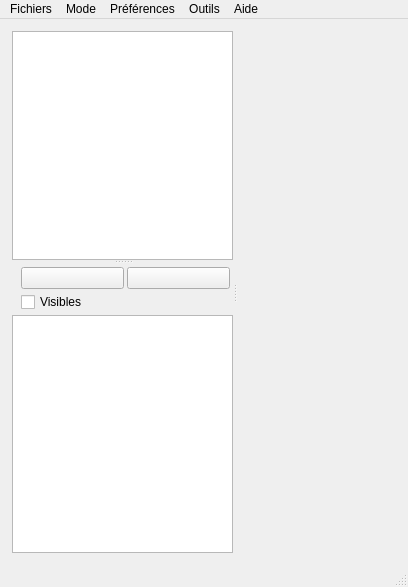
<?xml version="1.0" encoding="UTF-8"?>
<ui version="4.0">
 <class>MainWindow</class>
 <widget class="QMainWindow" name="MainWindow">
  <property name="geometry">
   <rect>
    <x>0</x>
    <y>0</y>
    <width>408</width>
    <height>587</height>
   </rect>
  </property>
  <property name="windowTitle">
   <string>MainWindow</string>
  </property>
  <widget class="QWidget" name="centralwidget">
   <layout class="QHBoxLayout" name="horizontalLayout" stretch="0">
    <property name="margin">
     <number>3</number>
    </property>
    <item>
     <widget class="QFrame" name="frame_5">
      <property name="frameShape">
       <enum>QFrame::NoFrame</enum>
      </property>
      <property name="frameShadow">
       <enum>QFrame::Raised</enum>
      </property>
      <layout class="QVBoxLayout" name="verticalLayout_8">
       <item>
        <widget class="QSplitter" name="splitter_2">
         <property name="orientation">
          <enum>Qt::Horizontal</enum>
         </property>
         <widget class="QFrame" name="frame">
          <property name="sizePolicy">
           <sizepolicy hsizetype="Preferred" vsizetype="Preferred">
            <horstretch>0</horstretch>
            <verstretch>0</verstretch>
           </sizepolicy>
          </property>
          <property name="minimumSize">
           <size>
            <width>0</width>
            <height>0</height>
           </size>
          </property>
          <property name="maximumSize">
           <size>
            <width>16777215</width>
            <height>16777215</height>
           </size>
          </property>
          <property name="baseSize">
           <size>
            <width>100</width>
            <height>0</height>
           </size>
          </property>
          <property name="frameShape">
           <enum>QFrame::NoFrame</enum>
          </property>
          <property name="frameShadow">
           <enum>QFrame::Raised</enum>
          </property>
          <layout class="QVBoxLayout" name="verticalLayout">
           <property name="spacing">
            <number>6</number>
           </property>
           <property name="margin">
            <number>0</number>
           </property>
           <item>
            <widget class="QSplitter" name="splitter">
             <property name="sizePolicy">
              <sizepolicy hsizetype="Preferred" vsizetype="Preferred">
               <horstretch>0</horstretch>
               <verstretch>0</verstretch>
              </sizepolicy>
             </property>
             <property name="orientation">
              <enum>Qt::Vertical</enum>
             </property>
             <widget class="QFrame" name="frame_3">
              <property name="frameShape">
               <enum>QFrame::NoFrame</enum>
              </property>
              <property name="frameShadow">
               <enum>QFrame::Raised</enum>
              </property>
              <layout class="QVBoxLayout" name="verticalLayout_3">
               <property name="spacing">
                <number>0</number>
               </property>
               <property name="margin">
                <number>0</number>
               </property>
               <item>
                <widget class="QTreeWidget" name="MaintreeWidget">
                 <property name="sizePolicy">
                  <sizepolicy hsizetype="Preferred" vsizetype="Preferred">
                   <horstretch>0</horstretch>
                   <verstretch>0</verstretch>
                  </sizepolicy>
                 </property>
                 <property name="minimumSize">
                  <size>
                   <width>0</width>
                   <height>0</height>
                  </size>
                 </property>
                 <property name="maximumSize">
                  <size>
                   <width>16777215</width>
                   <height>16777215</height>
                  </size>
                 </property>
                 <property name="rootIsDecorated">
                  <bool>false</bool>
                 </property>
                 <property name="wordWrap">
                  <bool>true</bool>
                 </property>
                 <attribute name="headerVisible">
                  <bool>false</bool>
                 </attribute>
                 <attribute name="headerDefaultSectionSize">
                  <number>50</number>
                 </attribute>
                 <attribute name="headerMinimumSectionSize">
                  <number>27</number>
                 </attribute>
                 <attribute name="headerStretchLastSection">
                  <bool>true</bool>
                 </attribute>
                 <column>
                  <property name="text">
                   <string>1</string>
                  </property>
                 </column>
                </widget>
               </item>
              </layout>
             </widget>
             <widget class="QFrame" name="frame_4">
              <property name="sizePolicy">
               <sizepolicy hsizetype="Preferred" vsizetype="Preferred">
                <horstretch>0</horstretch>
                <verstretch>0</verstretch>
               </sizepolicy>
              </property>
              <property name="minimumSize">
               <size>
                <width>0</width>
                <height>0</height>
               </size>
              </property>
              <property name="maximumSize">
               <size>
                <width>16777215</width>
                <height>16777215</height>
               </size>
              </property>
              <property name="frameShape">
               <enum>QFrame::NoFrame</enum>
              </property>
              <property name="frameShadow">
               <enum>QFrame::Raised</enum>
              </property>
              <layout class="QVBoxLayout" name="verticalLayout_2" stretch="0,10">
               <property name="spacing">
                <number>0</number>
               </property>
               <property name="margin">
                <number>0</number>
               </property>
               <item>
                <widget class="QFrame" name="frame_2">
                 <property name="frameShape">
                  <enum>QFrame::NoFrame</enum>
                 </property>
                 <property name="frameShadow">
                  <enum>QFrame::Raised</enum>
                 </property>
                 <layout class="QGridLayout" name="gridLayout">
                  <property name="topMargin">
                   <number>3</number>
                  </property>
                  <property name="rightMargin">
                   <number>3</number>
                  </property>
                  <property name="bottomMargin">
                   <number>3</number>
                  </property>
                  <property name="spacing">
                   <number>3</number>
                  </property>
                  <item row="0" column="0">
                   <widget class="QPushButton" name="pushButton_zoomFeature">
                    <property name="text">
                     <string/>
                    </property>
                    <property name="icon">
                     <iconset>
                      <normaloff>:/plugins/InspectionDigue/icons/Zoom_48x48.png</normaloff>:/plugins/InspectionDigue/icons/Zoom_48x48.png</iconset>
                    </property>
                   </widget>
                  </item>
                  <item row="0" column="1">
                   <widget class="QPushButton" name="pushButton_selectfeat">
                    <property name="text">
                     <string/>
                    </property>
                    <property name="icon">
                     <iconset>
                      <normaloff>:/plugins/InspectionDigue/icons/select.png</normaloff>:/plugins/InspectionDigue/icons/select.png</iconset>
                    </property>
                   </widget>
                  </item>
                  <item row="1" column="0" colspan="2">
                   <widget class="QCheckBox" name="checkBox_onlyvisible">
                    <property name="text">
                     <string>Visibles</string>
                    </property>
                   </widget>
                  </item>
                 </layout>
                </widget>
               </item>
               <item>
                <widget class="QTreeWidget" name="ElemtreeWidget">
                 <property name="sizePolicy">
                  <sizepolicy hsizetype="Preferred" vsizetype="Preferred">
                   <horstretch>0</horstretch>
                   <verstretch>0</verstretch>
                  </sizepolicy>
                 </property>
                 <property name="rootIsDecorated">
                  <bool>false</bool>
                 </property>
                 <property name="wordWrap">
                  <bool>true</bool>
                 </property>
                 <attribute name="headerVisible">
                  <bool>false</bool>
                 </attribute>
                 <attribute name="headerStretchLastSection">
                  <bool>true</bool>
                 </attribute>
                 <column>
                  <property name="text">
                   <string notr="true">1</string>
                  </property>
                 </column>
                </widget>
               </item>
              </layout>
             </widget>
            </widget>
           </item>
          </layout>
         </widget>
         <widget class="QStackedWidget" name="stackedWidget_main">
          <property name="currentIndex">
           <number>1</number>
          </property>
          <widget class="QWidget" name="page_3">
           <layout class="QVBoxLayout" name="verticalLayout_4">
            <property name="spacing">
             <number>0</number>
            </property>
            <property name="margin">
             <number>0</number>
            </property>
            <item>
             <widget class="QTabWidget" name="MaintabWidget">
              <property name="currentIndex">
               <number>0</number>
              </property>
              <property name="elideMode">
               <enum>Qt::ElideLeft</enum>
              </property>
              <property name="tabsClosable">
               <bool>false</bool>
              </property>
              <widget class="QWidget" name="tab">
               <attribute name="title">
                <string>Proprietes</string>
               </attribute>
               <layout class="QVBoxLayout" name="verticalLayout_5">
                <property name="leftMargin">
                 <number>3</number>
                </property>
                <property name="topMargin">
                 <number>3</number>
                </property>
                <property name="rightMargin">
                 <number>3</number>
                </property>
               </layout>
              </widget>
              <widget class="QWidget" name="tab_2">
               <attribute name="title">
                <string>Tables enfants</string>
               </attribute>
               <layout class="QVBoxLayout" name="verticalLayout_6">
                <property name="leftMargin">
                 <number>3</number>
                </property>
                <property name="topMargin">
                 <number>0</number>
                </property>
                <property name="rightMargin">
                 <number>3</number>
                </property>
                <property name="bottomMargin">
                 <number>3</number>
                </property>
                <item>
                 <widget class="QTabWidget" name="tabWidget_childs">
                  <property name="tabPosition">
                   <enum>QTabWidget::North</enum>
                  </property>
                  <property name="currentIndex">
                   <number>-1</number>
                  </property>
                  <property name="elideMode">
                   <enum>Qt::ElideRight</enum>
                  </property>
                  <property name="documentMode">
                   <bool>false</bool>
                  </property>
                 </widget>
                </item>
               </layout>
              </widget>
             </widget>
            </item>
           </layout>
          </widget>
          <widget class="QWidget" name="page_4">
           <layout class="QVBoxLayout" name="verticalLayout_7">
            <property name="spacing">
             <number>0</number>
            </property>
            <property name="margin">
             <number>0</number>
            </property>
           </layout>
          </widget>
         </widget>
        </widget>
       </item>
      </layout>
     </widget>
    </item>
   </layout>
  </widget>
  <widget class="QMenuBar" name="menubar">
   <property name="geometry">
    <rect>
     <x>0</x>
     <y>0</y>
     <width>408</width>
     <height>21</height>
    </rect>
   </property>
   <property name="nativeMenuBar">
    <bool>true</bool>
   </property>
   <widget class="QMenu" name="menuFichiers">
    <property name="title">
     <string>Fichiers</string>
    </property>
    <widget class="QMenu" name="menuBases_recentes">
     <property name="title">
      <string>Bases recentes</string>
     </property>
     <addaction name="actionTemp"/>
    </widget>
    <widget class="QMenu" name="menuCharger_base">
     <property name="title">
      <string>Charger base</string>
     </property>
     <addaction name="actionPostgis"/>
     <addaction name="actionSpatialite"/>
    </widget>
    <addaction name="actionNouvelle_base"/>
    <addaction name="menuCharger_base"/>
    <addaction name="menuBases_recentes"/>
    <addaction name="actionExporter_base"/>
   </widget>
   <widget class="QMenu" name="menuPreferences">
    <property name="title">
     <string>Préférences</string>
    </property>
    <addaction name="action_Repertoire_photo"/>
    <addaction name="actionReinitialier_prestation_courante"/>
    <addaction name="action_GPSConnection"/>
    <addaction name="actionHauteur_de_perche_GPS"/>
    <addaction name="actionDate_de_travail"/>
   </widget>
   <widget class="QMenu" name="menuMode">
    <property name="title">
     <string>Mode</string>
    </property>
    <addaction name="actionModeTerrain"/>
    <addaction name="actionTTC"/>
    <addaction name="actionModeExpert"/>
    <addaction name="actionPosttraitement"/>
   </widget>
   <widget class="QMenu" name="menuAide">
    <property name="title">
     <string>Aide</string>
    </property>
    <addaction name="actionAide"/>
    <addaction name="actionA_propos"/>
   </widget>
   <widget class="QMenu" name="menuOutils">
    <property name="title">
     <string>Outils</string>
    </property>
    <addaction name="actionExport_shapefile"/>
    <addaction name="actionImport"/>
    <addaction name="actionImprimer_rapport"/>
   </widget>
   <addaction name="menuFichiers"/>
   <addaction name="menuMode"/>
   <addaction name="menuPreferences"/>
   <addaction name="menuOutils"/>
   <addaction name="menuAide"/>
  </widget>
  <widget class="QStatusBar" name="statusbar"/>
  <action name="actionTre">
   <property name="text">
    <string>tre</string>
   </property>
  </action>
  <action name="actionTemp">
   <property name="text">
    <string>temp</string>
   </property>
  </action>
  <action name="actionRepertoire_photo">
   <property name="text">
    <string>Répertoire photo</string>
   </property>
  </action>
  <action name="actionExporter_base">
   <property name="enabled">
    <bool>false</bool>
   </property>
   <property name="text">
    <string>Exporter base</string>
   </property>
  </action>
  <action name="action_Nouvelle_base_Digue">
   <property name="text">
    <string>Digue</string>
   </property>
   <property name="iconText">
    <string>Digue</string>
   </property>
  </action>
  <action name="action_Nouvelle_base_Assainissement">
   <property name="text">
    <string>Assainissement</string>
   </property>
  </action>
  <action name="action_Repertoire_photo">
   <property name="text">
    <string>Répertoire photo</string>
   </property>
  </action>
  <action name="actionUtilisateur">
   <property name="enabled">
    <bool>false</bool>
   </property>
   <property name="text">
    <string>Utilisateur</string>
   </property>
  </action>
  <action name="actionModeTerrain">
   <property name="checkable">
    <bool>true</bool>
   </property>
   <property name="text">
    <string>Terrain</string>
   </property>
  </action>
  <action name="actionModeExpert">
   <property name="checkable">
    <bool>true</bool>
   </property>
   <property name="text">
    <string>Expert</string>
   </property>
  </action>
  <action name="actionTTC">
   <property name="checkable">
    <bool>true</bool>
   </property>
   <property name="text">
    <string>Bureau</string>
   </property>
  </action>
  <action name="actionPostgis">
   <property name="text">
    <string>postgis</string>
   </property>
  </action>
  <action name="actionSpatialite">
   <property name="text">
    <string>spatialite</string>
   </property>
  </action>
  <action name="actionNouvelle_base">
   <property name="text">
    <string>Nouvelle base</string>
   </property>
  </action>
  <action name="actionReinitialier_prestation_courante">
   <property name="text">
    <string>Reinitialier prestation courante</string>
   </property>
  </action>
  <action name="action_GPSConnection">
   <property name="text">
    <string>Se connecter au GPS</string>
   </property>
  </action>
  <action name="actionAide">
   <property name="text">
    <string>Aide </string>
   </property>
  </action>
  <action name="actionA_propos">
   <property name="enabled">
    <bool>false</bool>
   </property>
   <property name="text">
    <string>A propos</string>
   </property>
  </action>
  <action name="actionDate_de_travail">
   <property name="text">
    <string>Date de travail</string>
   </property>
  </action>
  <action name="actionHauteur_de_perche_GPS">
   <property name="text">
    <string>Hauteur de perche GPS</string>
   </property>
  </action>
  <action name="actionPosttraitement">
   <property name="checkable">
    <bool>true</bool>
   </property>
   <property name="text">
    <string>Post traitement</string>
   </property>
  </action>
  <action name="actionInfralineaires">
   <property name="text">
    <string>Infralineaires</string>
   </property>
  </action>
  <action name="actionImprimer_rapport">
   <property name="text">
    <string>Imprimer rapport</string>
   </property>
  </action>
  <action name="actionReinitialiser_les_noeuds">
   <property name="text">
    <string>Réinitialiser les noeuds</string>
   </property>
  </action>
  <action name="actionExport_shapefile">
   <property name="text">
    <string>Export shapefile</string>
   </property>
  </action>
  <action name="actionImport">
   <property name="text">
    <string>Import</string>
   </property>
  </action>
 </widget>
 <resources/>
 <connections/>
</ui>
